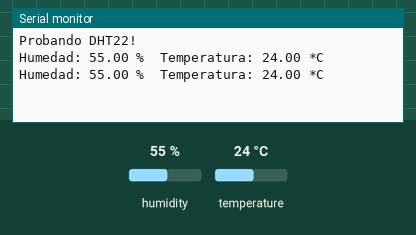
The sketch below on a simulated Arduino Uno, built with avr-gcc and run on an emulated ATmega328P. Shown: the last lines printed to the serial monitor. The test bench sets the inputs (shaded band); at power-on: humidity 55 %, temperature 24 °C.

Above: at 4.8 s.
4.9 s: humidity set to 22 %
At 7.1 s:
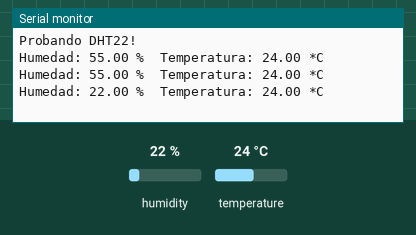
7.9 s: temperature set to 12 °C
At 8.9 s:
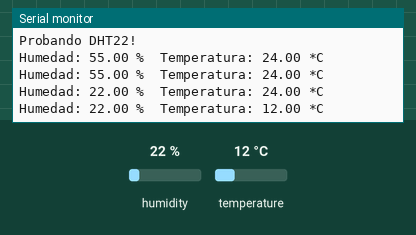
10.9 s: humidity set to 40 %
At 12.4 s:
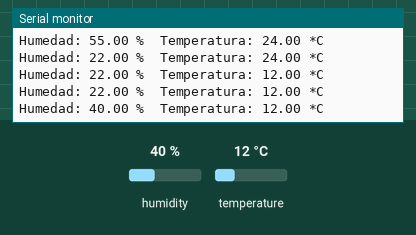
Timing chart, 0 to 13.9 s (numbered marks = the images above; inputs shaded):
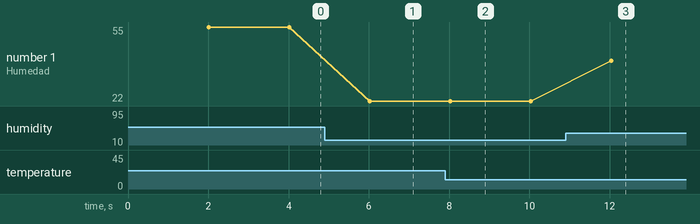

The sketch:

funcionamientoDTH22.INO
```cpp
// Es necesario instalar la "librería DHT Sensor Library by Adafruit"

// Librerías
#include <DHT.h>

// Definiciones
#define DHTTYPE DHT22 // define lo que hace es que cada vez que se mencione DHTTYPE se reemplaza por DHT22 en la compilación, en un futuro si se cambia el sensor se cambia aquí y no en todo el código

const int DHTPin = 6;

DHT dht(DHTPin, DHTTYPE); // crea la instancia dth del objeto DHT con el pin 6 y el sensor tipo DHT22

void setup()
{
    Serial.begin(9600);                // Inicia la comunicación serial
    Serial.println("Probando DHT22!"); // Imprime en el monitor serial

    dht.begin(); // es necesario iniciar el sensor antes de tomar lecturas
}

void loop()
{
    delay(2000);

    float h = dht.readHumidity();    // lee la humedad
    float t = dht.readTemperature(); // lee la temperatura en grados Celsius

    if (isnan(h) || isnan(t))
    {
        Serial.println("No se pudo leer el sensor DHT!");
        return;
    }

    Serial.print("Humedad: ");
    Serial.print(h);
    Serial.print(" %\t"); // es un carácter de tabulación horizontal
    Serial.print("Temperatura: ");
    Serial.print(t);
    Serial.println(" *C "); // hace el salto de línea
}
```

Measured:
- after the input at 4.9 s, the serial monitor: prints a new line after 1.1 s (image 1)
- after the input at 7.9 s, the serial monitor: prints a new line after 0.12 s (image 2)
- after the input at 10.9 s, the serial monitor: prints a new line after 1.1 s (image 3)
- plotted number 1: 55 → 22 after the input at 4.9 s, 22 → 40 after the input at 10.9 s
